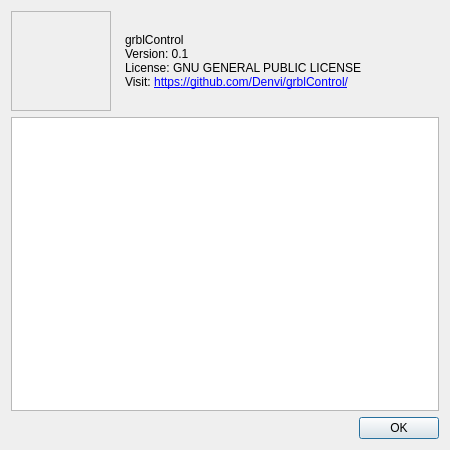
<?xml version="1.0" encoding="UTF-8"?>
<ui version="4.0">
 <class>frmAbout</class>
 <widget class="QDialog" name="frmAbout">
  <property name="geometry">
   <rect>
    <x>0</x>
    <y>0</y>
    <width>450</width>
    <height>450</height>
   </rect>
  </property>
  <property name="windowTitle">
   <string>About</string>
  </property>
  <layout class="QVBoxLayout" name="verticalLayout">
   <item>
    <layout class="QHBoxLayout" name="horizontalLayout_2" stretch="0,0,1">
     <property name="spacing">
      <number>14</number>
     </property>
     <item>
      <widget class="QFrame" name="frame">
       <property name="minimumSize">
        <size>
         <width>100</width>
         <height>100</height>
        </size>
       </property>
       <property name="styleSheet">
        <string notr="true">image: url(:/images/icon3png.png);</string>
       </property>
       <property name="frameShape">
        <enum>QFrame::StyledPanel</enum>
       </property>
       <property name="frameShadow">
        <enum>QFrame::Raised</enum>
       </property>
      </widget>
     </item>
     <item>
      <widget class="QLabel" name="label">
       <property name="text">
        <string>&lt;html&gt;&lt;head/&gt;&lt;body&gt;&lt;p&gt;&lt;span style=&quot; font-size:9pt;&quot;&gt;grblControl&lt;br/&gt;Version: 0.1&lt;br/&gt;License: GNU GENERAL PUBLIC LICENSE&lt;br/&gt;Visit: &lt;/span&gt;&lt;a href=&quot;https://github.com/Denvi/grblControl/&quot;&gt;&lt;span style=&quot; font-size:9pt; text-decoration: underline; color:#0000ff;&quot;&gt;https://github.com/Denvi/grblControl/&lt;/span&gt;&lt;/a&gt;&lt;/p&gt;&lt;/body&gt;&lt;/html&gt;</string>
       </property>
       <property name="alignment">
        <set>Qt::AlignLeading|Qt::AlignLeft|Qt::AlignVCenter</set>
       </property>
      </widget>
     </item>
     <item>
      <spacer name="horizontalSpacer_2">
       <property name="orientation">
        <enum>Qt::Horizontal</enum>
       </property>
       <property name="sizeHint" stdset="0">
        <size>
         <width>40</width>
         <height>20</height>
        </size>
       </property>
      </spacer>
     </item>
    </layout>
   </item>
   <item>
    <widget class="QPlainTextEdit" name="txtLicense">
     <property name="readOnly">
      <bool>true</bool>
     </property>
    </widget>
   </item>
   <item>
    <layout class="QHBoxLayout" name="horizontalLayout">
     <item>
      <spacer name="horizontalSpacer">
       <property name="orientation">
        <enum>Qt::Horizontal</enum>
       </property>
       <property name="sizeHint" stdset="0">
        <size>
         <width>40</width>
         <height>20</height>
        </size>
       </property>
      </spacer>
     </item>
     <item>
      <widget class="QPushButton" name="cmdOk">
       <property name="text">
        <string>OK</string>
       </property>
      </widget>
     </item>
    </layout>
   </item>
  </layout>
 </widget>
 <resources/>
 <connections/>
</ui>
